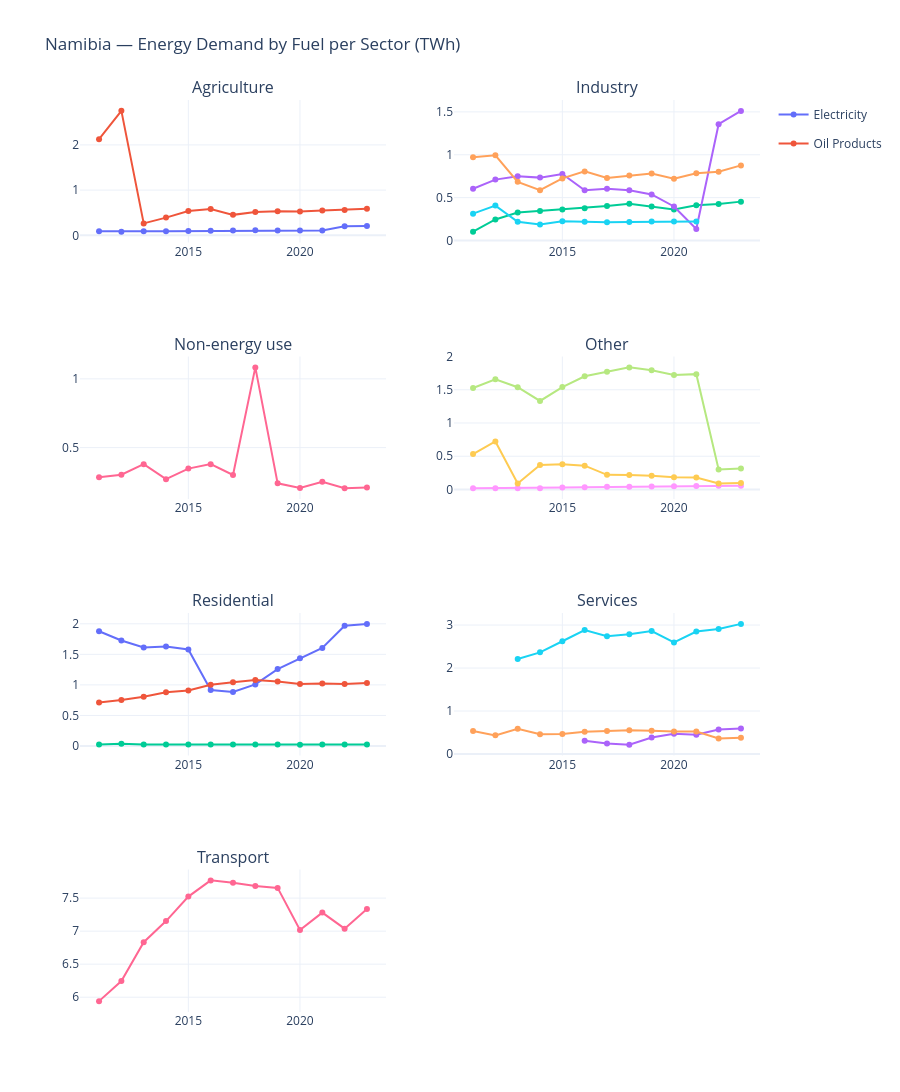

Notebook code for this chart:
### Markdown cell above
## 8 · Per-sector line charts with fuel breakdown

### Code cell
sectors_with_data = df_sectors["sector"].unique().tolist()
n = len(sectors_with_data)
cols = 2
rows_n = (n + 1) // cols

fig = make_subplots(
    rows=rows_n, cols=cols,
    subplot_titles=sectors_with_data,
    shared_xaxes=False,
)

for idx, sector in enumerate(sectors_with_data):
    r = idx // cols + 1
    c = idx % cols + 1
    df_s = df_sectors[df_sectors["sector"] == sector]
    df_melt = df_s.melt(id_vars=["year"], value_vars=FUEL_COLS, var_name="fuel", value_name="TWh")
    df_melt = df_melt[df_melt["TWh"] > 0]

    for fuel, grp in df_melt.groupby("fuel"):
        fig.add_trace(
            go.Scatter(
                x=grp["year"], y=grp["TWh"],
                mode="lines+markers",
                name=fuel,
                legendgroup=fuel,
                showlegend=(idx == 0),
                line=dict(width=2),
            ),
            row=r, col=c,
        )

fig.update_layout(
    height=300 * rows_n,
    title_text=f"{COUNTRY} — Energy Demand by Fuel per Sector (TWh)",
    template="plotly_white",
    hovermode="x unified",
)
fig.show()

### Figure 1 — Plotly figure (JSON) as saved in the notebook; plotly's stock layout.template omitted (floating-point values rounded to 4 significant figures)
{"data": [{"legendgroup": "Electricity", "line": {"width": 2}, "mode": "lines+markers", "name": "Electricity", "showlegend": true, "type": "scatter", "x": [2011, 2012, 2013, 2014, 2015, 2016, 2017, 2018, 2019, 2020, 2021, 2022, 2023], "xaxis": "x", "y": [0.08778, 0.08167, 0.08778, 0.09111, 0.09306, 0.1028, 0.1069, 0.1108, 0.1083, 0.1039, 0.1047, 0.1983, 0.2064], "yaxis": "y"}, {"legendgroup": "Oil Products", "line": {"width": 2}, "mode": "lines+markers", "name": "Oil Products", "showlegend": true, "type": "scatter", "x": [2011, 2012, 2013, 2014, 2015, 2016, 2017, 2018, 2019, 2020, 2021, 2022, 2023], "xaxis": "x", "y": [2.126, 2.753, 0.2639, 0.3914, 0.5392, 0.5828, 0.4525, 0.515, 0.5319, 0.5256, 0.5508, 0.5608, 0.5864], "yaxis": "y"}, {"legendgroup": "Biofuels and Waste", "line": {"width": 2}, "mode": "lines+markers", "name": "Biofuels and Waste", "showlegend": false, "type": "scatter", "x": [2011, 2012, 2013, 2014, 2015, 2016, 2017, 2018, 2019, 2020, 2021, 2022, 2023], "xaxis": "x2", "y": [0.1036, 0.2453, 0.3258, 0.3447, 0.3603, 0.3767, 0.4028, 0.4289, 0.3972, 0.3608, 0.41, 0.4264, 0.4533], "yaxis": "y2"}, {"legendgroup": "Electricity", "line": {"width": 2}, "mode": "lines+markers", "name": "Electricity", "showlegend": false, "type": "scatter", "x": [2011, 2012, 2013, 2014, 2015, 2016, 2017, 2018, 2019, 2020, 2021, 2022, 2023], "xaxis": "x2", "y": [0.6042, 0.71, 0.75, 0.7333, 0.7758, 0.585, 0.6031, 0.5861, 0.5369, 0.3969, 0.135, 1.356, 1.512], "yaxis": "y2"}, {"legendgroup": "Oil Products", "line": {"width": 2}, "mode": "lines+markers", "name": "Oil Products", "showlegend": false, "type": "scatter", "x": [2011, 2012, 2013, 2014, 2015, 2016, 2017, 2018, 2019, 2020, 2021, 2022, 2023], "xaxis": "x2", "y": [0.9719, 0.9933, 0.6839, 0.5864, 0.7242, 0.8061, 0.7292, 0.7581, 0.7808, 0.72, 0.785, 0.8028, 0.8758], "yaxis": "y2"}, {"legendgroup": "Primary Coal and Peat", "line": {"width": 2}, "mode": "lines+markers", "name": "Primary Coal and Peat", "showlegend": false, "type": "scatter", "x": [2011, 2012, 2013, 2014, 2015, 2016, 2017, 2018, 2019, 2020, 2021], "xaxis": "x2", "y": [0.3131, 0.4069, 0.2192, 0.1878, 0.2253, 0.2186, 0.2119, 0.2164, 0.2206, 0.2206, 0.2206], "yaxis": "y2"}, {"legendgroup": "Oil Products", "line": {"width": 2}, "mode": "lines+markers", "name": "Oil Products", "showlegend": false, "type": "scatter", "x": [2011, 2012, 2013, 2014, 2015, 2016, 2017, 2018, 2019, 2020, 2021, 2022, 2023], "xaxis": "x3", "y": [0.2847, 0.3025, 0.3797, 0.2703, 0.3472, 0.3797, 0.3011, 1.084, 0.24, 0.2067, 0.2508, 0.2053, 0.2097], "yaxis": "y3"}, {"legendgroup": "Electricity", "line": {"width": 2}, "mode": "lines+markers", "name": "Electricity", "showlegend": false, "type": "scatter", "x": [2011, 2012, 2013, 2014, 2015, 2016, 2017, 2018, 2019, 2020, 2021, 2022, 2023], "xaxis": "x4", "y": [1.526, 1.656, 1.538, 1.331, 1.54, 1.703, 1.77, 1.837, 1.795, 1.723, 1.735, 0.3011, 0.3136], "yaxis": "y4"}, {"legendgroup": "Heat", "line": {"width": 2}, "mode": "lines+markers", "name": "Heat", "showlegend": false, "type": "scatter", "x": [2011, 2012, 2013, 2014, 2015, 2016, 2017, 2018, 2019, 2020, 2021, 2022, 2023], "xaxis": "x4", "y": [0.02, 0.02, 0.02, 0.02, 0.02889, 0.035, 0.03889, 0.04222, 0.04611, 0.04917, 0.05306, 0.05667, 0.05667], "yaxis": "y4"}, {"legendgroup": "Oil Products", "line": {"width": 2}, "mode": "lines+markers", "name": "Oil Products", "showlegend": false, "type": "scatter", "x": [2011, 2012, 2013, 2014, 2015, 2016, 2017, 2018, 2019, 2020, 2021, 2022, 2023], "xaxis": "x4", "y": [0.5325, 0.7219, 0.08944, 0.3667, 0.3797, 0.3581, 0.2197, 0.2183, 0.2044, 0.1839, 0.1806, 0.09028, 0.09861], "yaxis": "y4"}, {"legendgroup": "Biofuels and Waste", "line": {"width": 2}, "mode": "lines+markers", "name": "Biofuels and Waste", "showlegend": false, "type": "scatter", "x": [2011, 2012, 2013, 2014, 2015, 2016, 2017, 2018, 2019, 2020, 2021, 2022, 2023], "xaxis": "x5", "y": [1.878, 1.726, 1.611, 1.629, 1.579, 0.9158, 0.8828, 1.008, 1.258, 1.435, 1.604, 1.968, 1.999], "yaxis": "y5"}, {"legendgroup": "Electricity", "line": {"width": 2}, "mode": "lines+markers", "name": "Electricity", "showlegend": false, "type": "scatter", "x": [2011, 2012, 2013, 2014, 2015, 2016, 2017, 2018, 2019, 2020, 2021, 2022, 2023], "xaxis": "x5", "y": [0.7133, 0.7531, 0.8069, 0.8789, 0.9069, 1.003, 1.042, 1.082, 1.057, 1.014, 1.022, 1.016, 1.03], "yaxis": "y5"}, {"legendgroup": "Oil Products", "line": {"width": 2}, "mode": "lines+markers", "name": "Oil Products", "showlegend": false, "type": "scatter", "x": [2011, 2012, 2013, 2014, 2015, 2016, 2017, 2018, 2019, 2020, 2021, 2022, 2023], "xaxis": "x5", "y": [0.02444, 0.03639, 0.02444, 0.02444, 0.02444, 0.02444, 0.02417, 0.02444, 0.02417, 0.02222, 0.02306, 0.02417, 0.02528], "yaxis": "y5"}, {"legendgroup": "Biofuels and Waste", "line": {"width": 2}, "mode": "lines+markers", "name": "Biofuels and Waste", "showlegend": false, "type": "scatter", "x": [2016, 2017, 2018, 2019, 2020, 2021, 2022, 2023], "xaxis": "x6", "y": [0.3114, 0.2442, 0.2186, 0.3831, 0.4733, 0.4508, 0.5703, 0.5942], "yaxis": "y6"}, {"legendgroup": "Electricity", "line": {"width": 2}, "mode": "lines+markers", "name": "Electricity", "showlegend": false, "type": "scatter", "x": [2011, 2012, 2013, 2014, 2015, 2016, 2017, 2018, 2019, 2020, 2021, 2022, 2023], "xaxis": "x6", "y": [0.5353, 0.4339, 0.5889, 0.4619, 0.4661, 0.5153, 0.5353, 0.5558, 0.5431, 0.5211, 0.525, 0.3639, 0.3792], "yaxis": "y6"}, {"legendgroup": "Oil Products", "line": {"width": 2}, "mode": "lines+markers", "name": "Oil Products", "showlegend": false, "type": "scatter", "x": [2013, 2014, 2015, 2016, 2017, 2018, 2019, 2020, 2021, 2022, 2023], "xaxis": "x6", "y": [2.21, 2.365, 2.623, 2.884, 2.741, 2.786, 2.862, 2.596, 2.849, 2.906, 3.027], "yaxis": "y6"}, {"legendgroup": "Oil Products", "line": {"width": 2}, "mode": "lines+markers", "name": "Oil Products", "showlegend": false, "type": "scatter", "x": [2011, 2012, 2013, 2014, 2015, 2016, 2017, 2018, 2019, 2020, 2021, 2022, 2023], "xaxis": "x7", "y": [5.941, 6.244, 6.833, 7.152, 7.523, 7.768, 7.732, 7.682, 7.655, 7.016, 7.28, 7.038, 7.333], "yaxis": "y7"}], "layout": {"annotations": [{"font": {"size": 16}, "showarrow": false, "text": "Agriculture", "x": 0.225, "xanchor": "center", "xref": "paper", "y": 1, "yanchor": "bottom", "yref": "paper"}, {"font": {"size": 16}, "showarrow": false, "text": "Industry", "x": 0.775, "xanchor": "center", "xref": "paper", "y": 1, "yanchor": "bottom", "yref": "paper"}, {"font": {"size": 16}, "showarrow": false, "text": "Non-energy use", "x": 0.225, "xanchor": "center", "xref": "paper", "y": 0.7188, "yanchor": "bottom", "yref": "paper"}, {"font": {"size": 16}, "showarrow": false, "text": "Other", "x": 0.775, "xanchor": "center", "xref": "paper", "y": 0.7188, "yanchor": "bottom", "yref": "paper"}, {"font": {"size": 16}, "showarrow": false, "text": "Residential", "x": 0.225, "xanchor": "center", "xref": "paper", "y": 0.4375, "yanchor": "bottom", "yref": "paper"}, {"font": {"size": 16}, "showarrow": false, "text": "Services", "x": 0.775, "xanchor": "center", "xref": "paper", "y": 0.4375, "yanchor": "bottom", "yref": "paper"}, {"font": {"size": 16}, "showarrow": false, "text": "Transport", "x": 0.225, "xanchor": "center", "xref": "paper", "y": 0.1562, "yanchor": "bottom", "yref": "paper"}], "height": 1200, "hovermode": "x unified", "title": {"text": "Namibia — Energy Demand by Fuel per Sector (TWh)"}, "xaxis": {"anchor": "y", "domain": [0, 0.45]}, "xaxis2": {"anchor": "y2", "domain": [0.55, 1]}, "xaxis3": {"anchor": "y3", "domain": [0, 0.45]}, "xaxis4": {"anchor": "y4", "domain": [0.55, 1]}, "xaxis5": {"anchor": "y5", "domain": [0, 0.45]}, "xaxis6": {"anchor": "y6", "domain": [0.55, 1]}, "xaxis7": {"anchor": "y7", "domain": [0, 0.45]}, "xaxis8": {"anchor": "y8", "domain": [0.55, 1]}, "yaxis": {"anchor": "x", "domain": [0.8438, 1]}, "yaxis2": {"anchor": "x2", "domain": [0.8438, 1]}, "yaxis3": {"anchor": "x3", "domain": [0.5625, 0.7188]}, "yaxis4": {"anchor": "x4", "domain": [0.5625, 0.7188]}, "yaxis5": {"anchor": "x5", "domain": [0.2812, 0.4375]}, "yaxis6": {"anchor": "x6", "domain": [0.2812, 0.4375]}, "yaxis7": {"anchor": "x7", "domain": [0, 0.1562]}, "yaxis8": {"anchor": "x8", "domain": [0, 0.1562]}}}
